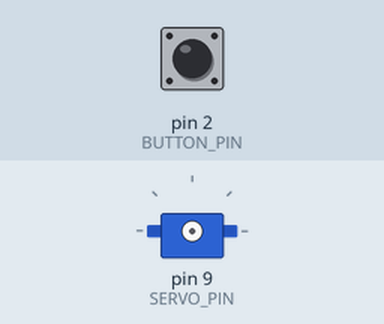
This sketch was run on a simulated Arduino Uno, built with avr-gcc and run on an emulated ATmega328P. On the bench: servo. Inputs (shaded band) come from the test bench; at power-on: pin 2 (BUTTON_PIN) HIGH.

Above: at 1.5 s.
1.6 s: pin 2 (BUTTON_PIN) pulled LOW for 0.15 s
At 2.8 s:
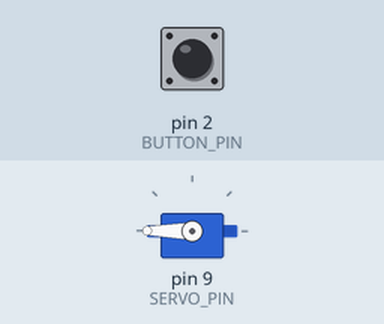
3.2 s: pin 2 (BUTTON_PIN) pulled LOW for 1 s
At 4.3 s:
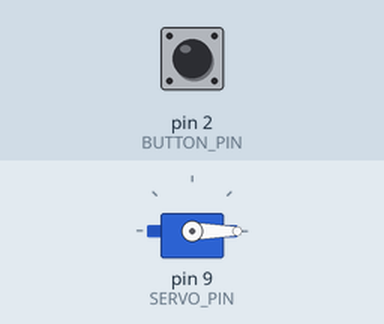
5.7 s: pin 2 (BUTTON_PIN) pulled LOW for 3.2 s
At 6.2 s:
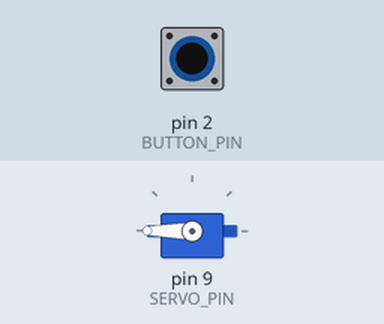
Timing chart, 0 to 8.7 s (numbered marks = the images above; inputs shaded):
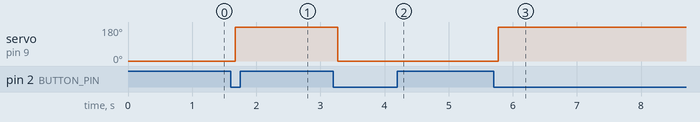

The sketch:

DeskPiston_Arduino.ino
```cpp
// Toggle a servo between 0 and 180 degrees each time a button is pressed.
#include <Servo.h>

const int SERVO_PIN = 9;
const int BUTTON_PIN = 2;

const int SERVO_HOME = 0;
const int SERVO_EXTENDED = 180;
const int SERVO_MIN_PULSE_US = 500;
const int SERVO_MAX_PULSE_US = 2500;

const unsigned long DEBOUNCE_MS = 50;
const unsigned long STARTUP_QUIET_MS = 300;
const unsigned long SERVO_ATTACH_SETTLE_MS = 20;
const unsigned long SERVO_MOVE_SETTLE_MS = 650;

Servo deskServo;

bool isExtended = false;
int currentAngle = SERVO_HOME;
int lastButtonReading = HIGH;
int stableButtonState = HIGH;
unsigned long lastDebounceTime = 0;

void moveServoToAngle(int targetAngle) {
	int clampedTarget = constrain(targetAngle, SERVO_HOME, SERVO_EXTENDED);

	// Preload the target start position before attach to reduce first-pulse twitch.
	deskServo.write(currentAngle);

	if (!deskServo.attached()) {
		// Calibrate pulse range so 0..180 maps closer to full mechanical travel.
		deskServo.attach(SERVO_PIN, SERVO_MIN_PULSE_US, SERVO_MAX_PULSE_US);
		delay(SERVO_ATTACH_SETTLE_MS);
	}

	deskServo.write(clampedTarget);
	delay(SERVO_MOVE_SETTLE_MS);
	deskServo.detach();

	currentAngle = clampedTarget;
}

void setup() {
	pinMode(BUTTON_PIN, INPUT_PULLUP);

	// Keep PWM off at startup to avoid the common boot twitch.
	deskServo.detach();
	delay(STARTUP_QUIET_MS);
}

void loop() {
	int reading = digitalRead(BUTTON_PIN);

	if (reading != lastButtonReading) {
		lastDebounceTime = millis();
	}

	if ((millis() - lastDebounceTime) > DEBOUNCE_MS) {
		if (reading != stableButtonState) {
			stableButtonState = reading;

			// Button press event (wired from pin to GND with INPUT_PULLUP).
			if (stableButtonState == LOW) {
				isExtended = !isExtended;
				moveServoToAngle(isExtended ? SERVO_EXTENDED : SERVO_HOME);
			}
		}
	}

	lastButtonReading = reading;
}
```

Measured:
- after the input at 1.6 s, servo on pin 9 (SERVO_PIN): 0° → 180° after 0.07 s
- after the input at 3.2 s, servo on pin 9 (SERVO_PIN): 180° → 0° after 0.07 s
- after the input at 5.7 s, servo on pin 9 (SERVO_PIN): 0° → 180° after 0.07 s
